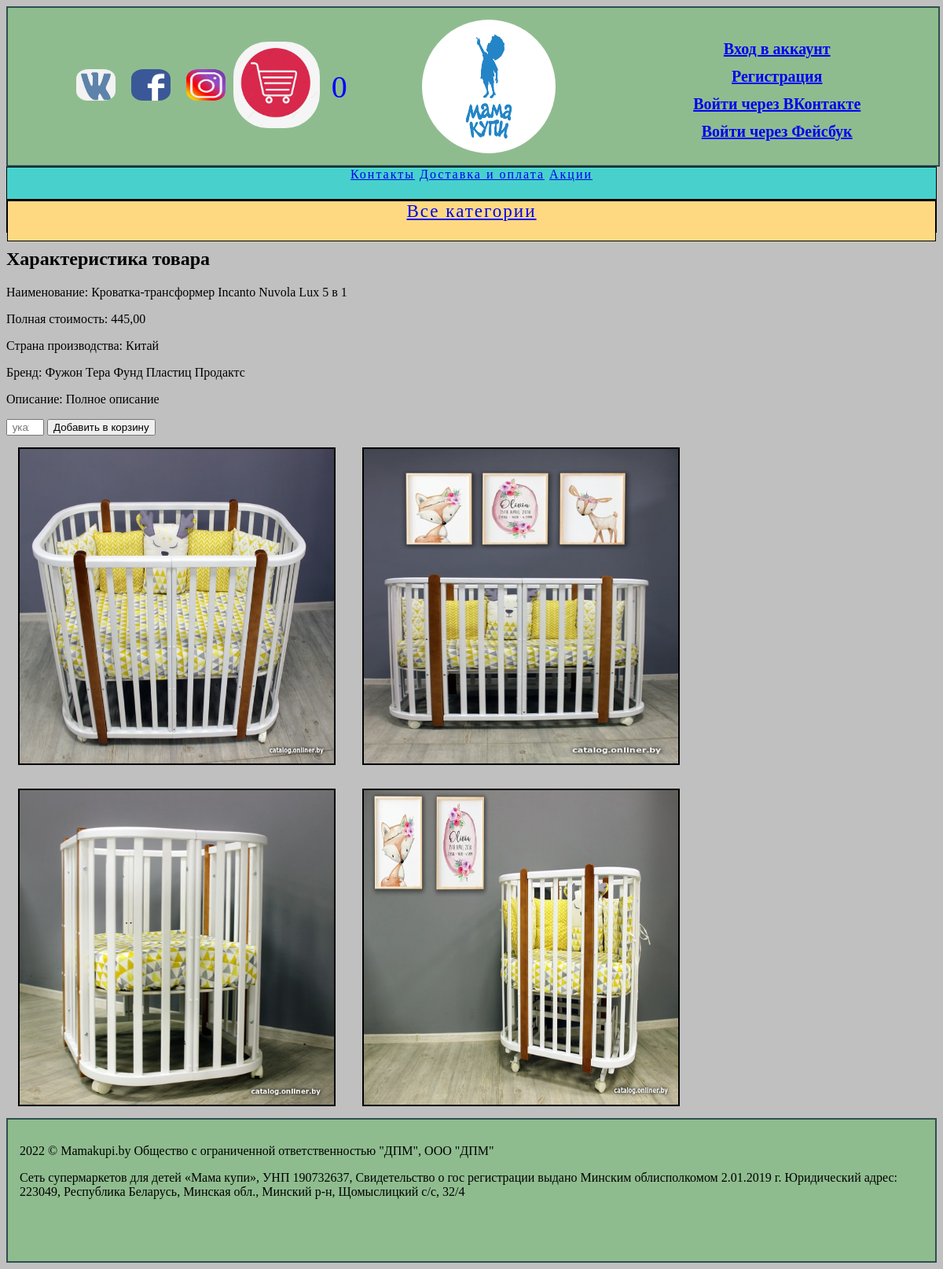
The page /product_detail/5/incanto-nuvola-lux-5-1 on the database its author committed.
### main/models.py (models this page shows, shortened)
class Product(models.Model):
    name = models.CharField(max_length=200, db_index=True)
    slug = AutoSlugField(max_length=200, db_index=True, populate_from='name')
    category = models.ForeignKey(Category, related_name='products', on_delete=models.CASCADE)
    brand = models.ForeignKey(Brand, related_name='brands', on_delete=models.CASCADE, null=True)
    price = models.DecimalField(max_digits=6, decimal_places=2)
    discount = models.BooleanField(default=False)
    sale = models.DecimalField(default=1, decimal_places=2, max_digits=3)
    country = models.CharField(max_length=50, db_index=True)
    description = models.TextField(blank=True)
    full_description = models.TextField(blank=True)
    stock = models.PositiveIntegerField()
    available = models.BooleanField(default=True)
    created = models.DateTimeField(auto_now_add=True)
    updated = models.DateTimeField(auto_now=True)
    rating = models.FloatField(null=True, blank=True)
    cost_price = models.DecimalField(max_digits=6, decimal_places=2, default=0)
    class Meta:
        ordering=('name',)
        index_together = (('id','slug'),)

class Brand(models.Model):
    name = models.CharField(max_length=200, db_index=True)
    class Meta:
        ordering = ('name',)
        verbose_name = 'Бренд'
        verbose_name_plural = 'Бренды'
    def __str__(self):
        return self.name

class Image(models.Model):
    img = models.ImageField(upload_to='product/%Y/%m/%d')
    product = models.ForeignKey('Product', on_delete=models.CASCADE, related_name='product_image')

### main/views.py (the view)
# urls.py: path('product_detail/<product_id>/<product_slug>', product_detail, name='product_detail'),
def product_detail(request, product_id, product_slug):
    product = get_object_or_404(Product, id=product_id, slug=product_slug, available=True)
    img = Image.objects.filter(product_id=product_id)
    context = {'product':product, 'img':img}
    return render(request, 'product_detail.html', context)

### cart/cart.py (called while the page is built)
    def __len__(self):
        return sum(item['quantity'] for item in self.cart.values())

### cart/context_processors.py (called while the page is built)
def cart(request):
    return {'cart': Cart(request)}

### main/templates/product_detail.html (shortened to what this page needs)
{% extends "main.html" %}
{% block content %}
<body>
<div>
    <h2>Характеристика товара</h2>
    <p>Наименование: {{product.name}}</p>
    <p>Полная стоимость: {{product.price}}</p>
    <p>Страна производства: {{product.country}}</p>
    <p>Бренд: {{product.brand}}</p>
    <p>Описание: {{product.full_description}}</p>
    {% if product.stock %}
        <form action="{% url "cart:cart_add" product.id %}" method="post">
            <input type="number" value="" name="stock" max={{product.stock}} min="1" required placeholder=" укажите не более {{product.stock}}">
            <input type="submit" value="Добавить в корзину">
        </form>
    {% else %}
    <p style="color: red">Товар не доступен</p>
    {% endif %}
</div>
{% for i in img %}
<div class="card_detail">
    <img  class="prod_img" src="{{i.img.url}}" alt="нет картинки">
</div>
{% endfor %}
</body>
{% endblock %}

### main/static/css/style.css (style rules this page uses)
body { background: silver; }
.prod_img { display: inline-block; height: 100%; width: 100%; }
.card_detail { display: inline-block; width: 400px; height: 400px; background: darkseagreen; margin: 15px; border: 2px solid black; }

### rows shown on the page
Product: name "Кроватка-трансформер Incanto Nuvola Lux 5 в 1", price "445,00", country "Китай", brand "Фужон Тера Фунд Пластиц Продактс", full_description "Полное описание", stock "укажите не более 3"
Image: img (picture)
Image: img (picture)
Image: img (picture)
Image: img (picture)
